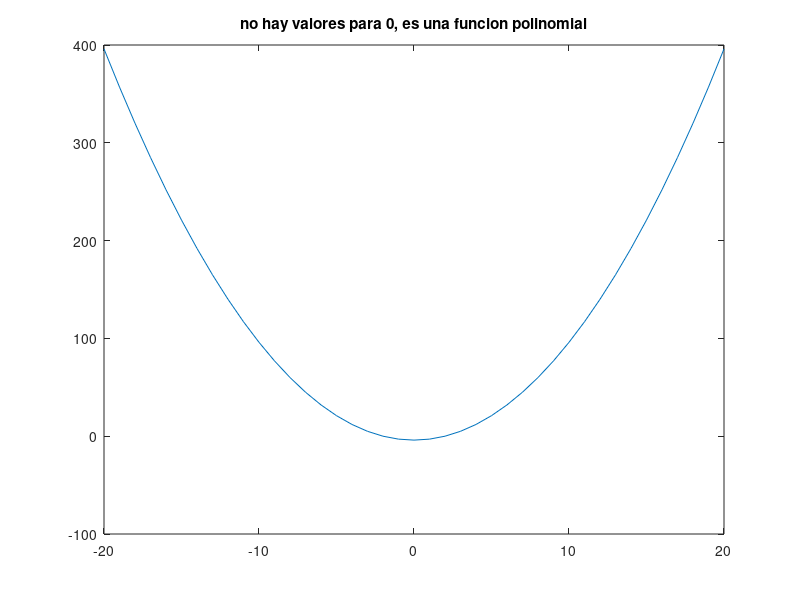

MATLAB code for this plot:
%Octave Script
%Title  :F.Algebraicas
%Author :Cesar Manrique de Jesus
%Description  :Graficar funcion 
%Date:  202123534
%version  : 1
%notes          :Requiere aplicacion de octave
%

clear

x=-20:1:20;
y= (x+2).*(x-2);
plot (x,y);
title (" no hay valores para 0, es una funcion polinomial ");